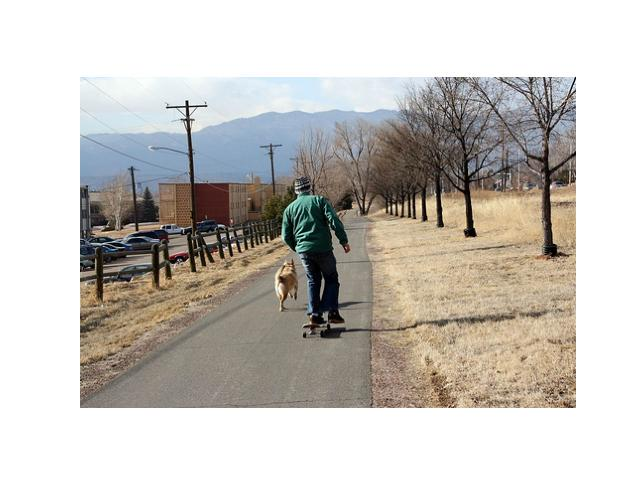

This chart was generated by the following Python code:
from pycocotools.coco import COCO
import numpy as np
import matplotlib.pyplot as plt
import skimage.io as io
from dataloaders import CocoDetection, MyCocoDataset
import torch
from torch.utils.data import DataLoader
from torchvision import transforms
from PIL import Image
import requests
from transformers import SamModel, pipeline, SamProcessor, SamVisionConfig
from utility import calculate_metrics, point_grid
from raffm import RaFFM



# In my case, just added ToTensor
def get_transform():
    custom_transforms = []
    custom_transforms.append(transforms.ToTensor())
    return transforms.Compose(custom_transforms)

LIMIT = 5000
N = 8
MODEL = 'MODEL'

# path to your own data and coco file
data_dir = 'datasets/coco/val2017'
ann_file = 'datasets/coco/annotations/instances_val2017.json'


img_transform = transforms.Compose([transforms.ToTensor()])

coco_dataset  = CocoDetection(data_dir,ann_file,transform=get_transform(),target_transform=None)

print(coco_dataset)

#Initialize COCO object
coco = COCO(ann_file)

# Create a DataLoader with batch_size=1 since images have varying sizes
batch_size = 1
data_loader = DataLoader(dataset=coco_dataset, batch_size=batch_size, shuffle=True)


#Setup SAM
device = "cuda" if torch.cuda.is_available() else "cpu"
print(f'device: {device}')
model = SamModel.from_pretrained("facebook/sam-vit-huge").to(device)

## Subnetwork space
elastic_config = {
    "atten_out_space": [1280], # keep attention layer fixed
    "inter_hidden_space": [2048],
    "residual_hidden_space": [2048],
}
raffm_model = RaFFM(model.to("cpu"),elastic_config=elastic_config)
print("Original FM number of parameters:",raffm_model.total_params)

#Random sample a scaled FM
submodel, params, config = raffm_model.random_resource_aware_model()
print("subnetwork params",params)

# SamModel.from_pretrained("facebook/sam-vit-base")
processor = SamProcessor.from_pretrained("facebook/sam-vit-base")
# generator = pipeline('mask-generation', model=submodel, image_processor=processor)

generator = pipeline("mask-generation", model=submodel if MODEL == 'SUBMODEL' else model, device=device, image_processor=processor.image_processor)


final_ious, final_precs, final_recs, final_f1s = [], [], [], []

# Iterate till (LIMIT) through the DataLoader
for idx, (images, targets) in enumerate(data_loader):
    if not targets:
        print(f'Empty targets: {targets}')
        continue
    #Print image and annotaiton info
    img_area = images.shape[2] * images.shape[3]
    
    #Predict
    to_pil = transforms.transforms.ToPILImage()
    image_pil = to_pil(images[0].squeeze(0))
    
    img_dim = tuple([images.shape[3],images.shape[2]])

    outputs = generator(image_pil, points_per_batch=64)
    masks = outputs['masks']
    
    print(f'image: {targets[0]["image_id"].item()}, shape:{images.shape}, anns:{len(targets)}, masks:{len(masks)}')
    
    #Grab annotation ids associated with this image
    annIds = []
    for target in targets:
        annIds.append(target['id'].item()) 
    anns = coco.loadAnns(annIds)
    
    gt_areas, avg_iou, avg_pre, avg_rec, avg_f1 = 0, 0, 0, 0, 0

    #For each annotation, compute metrics against every mask
    for ann in anns:
        area_gt = ann['area']
        gt_areas += area_gt
        mask_gt = coco.annToMask(ann)
        mask_gt[mask_gt >= 0.5] = 1
        mask_gt[mask_gt < 0.5] = 0
        ious, recs, precs, f1s = [], [], [], []
        for mask in masks:
            # mask_pred = mask[0, 0, :, :]
            # mask_pred = mask_pred.numpy()
            iou, rec, prec, f1 = calculate_metrics(mask,mask_gt)
            #Only print values with iou>50%
            if iou > 0:
                ious.append(iou)
                recs.append(rec)
                precs.append(prec)
                f1s.append(f1)
        mean_iou = sum(ious) / len(ious) if ious else 0
        mean_rec = sum(recs) / len(recs) if recs else 0
        mean_pre = sum(precs) / len(precs) if precs else 0
        mean_f1 = sum(f1s) / len(f1s) if f1s else 0
        
        print(f'\tAnn_id: {ann["id"]:<20} Ann_area={round(area_gt, 4):<20} m_iou={round(mean_iou, 4):<20} m_rec={round(mean_rec, 4):<20} m_pre={round(mean_pre, 4):<20} m_f1={round(mean_f1,4):<20}')         

        avg_iou += (area_gt / gt_areas) * mean_iou * 100
        avg_pre += (area_gt / gt_areas) * mean_pre * 100
        avg_rec += (area_gt / gt_areas) * mean_rec * 100
        avg_f1 += (area_gt / gt_areas) * mean_f1 * 100
        
    print(f'\tSummary: Img_area={round(img_area, 4):<20} m_iou={round(avg_iou, 2):<20} m_rec={round(avg_rec, 2):<20} m_pre={round(avg_pre, 2):<20} m_f1={round(avg_f1,2):<20}')         

    final_ious.append(avg_iou)
    final_recs.append(avg_rec)
    final_precs.append(avg_pre)
    final_f1s.append(avg_f1)
    
    #Save random image and break loop
    if idx == LIMIT:
        image_np = transforms.ToPILImage()(images[0].squeeze(0))
        plt.axis('off')
        plt.imshow(image_np)
        plt.savefig("test.jpg")
        break

final_iou = sum(final_ious) / len(final_ious) if final_ious else 0
final_rec = sum(final_recs) / len(final_recs) if final_recs else 0
final_pre = sum(final_precs) / len(final_precs) if final_precs else 0
final_f1 = sum(final_f1s) / len(final_f1s) if final_f1s else 0

print(f'\n\tFinal: model:{MODEL} Img_area={round(img_area, 4):<20} m_iou={round(final_iou, 2):<20} m_rec={round(final_rec, 2):<20} m_pre={round(final_pre, 2):<20} m_f1={round(final_f1,2):<20}')         
